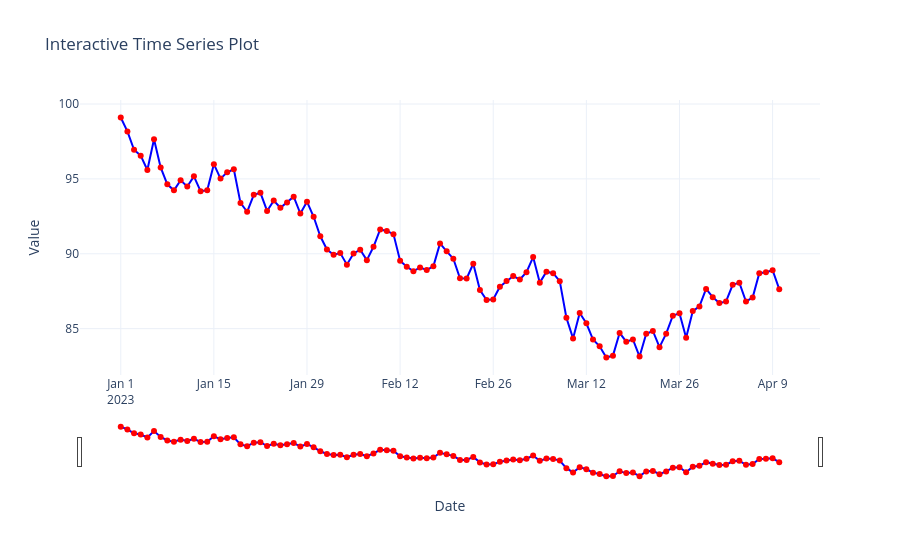

Source (notebook cell):
### Markdown cell above
## 5. Interactive Plot with Plotly

### Code cell
# Create interactive plot
# Generate time series data
dates = pd.date_range('2023-01-01', periods=100, freq='D')
values = np.cumsum(np.random.randn(100)) + 100

# Create interactive line plot
fig = go.Figure()

fig.add_trace(go.Scatter(
    x=dates,
    y=values,
    mode='lines+markers',
    name='Time Series',
    line=dict(color='blue', width=2),
    marker=dict(size=6, color='red', symbol='circle')
))

fig.update_layout(
    title='Interactive Time Series Plot',
    xaxis_title='Date',
    yaxis_title='Value',
    hovermode='x unified',
    template='plotly_white'
)

# Add range slider
fig.update_xaxes(rangeslider_visible=True)

fig.show()
